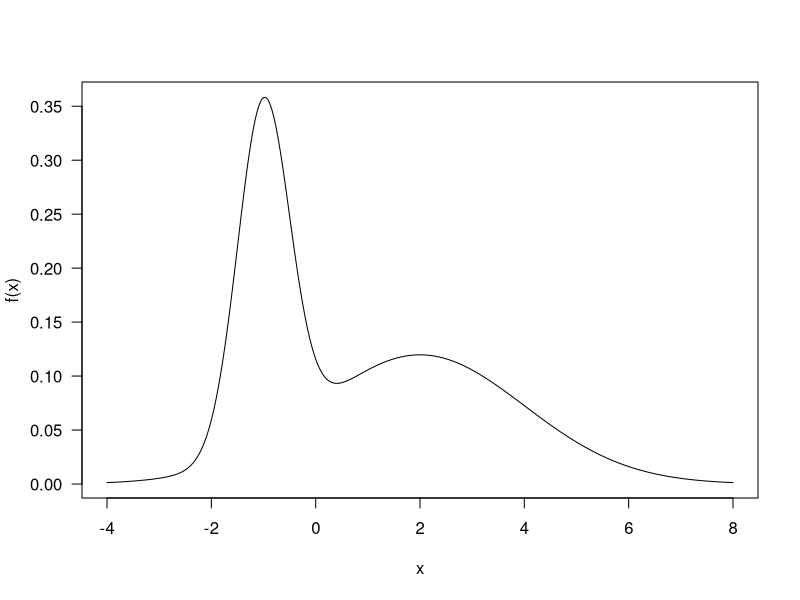
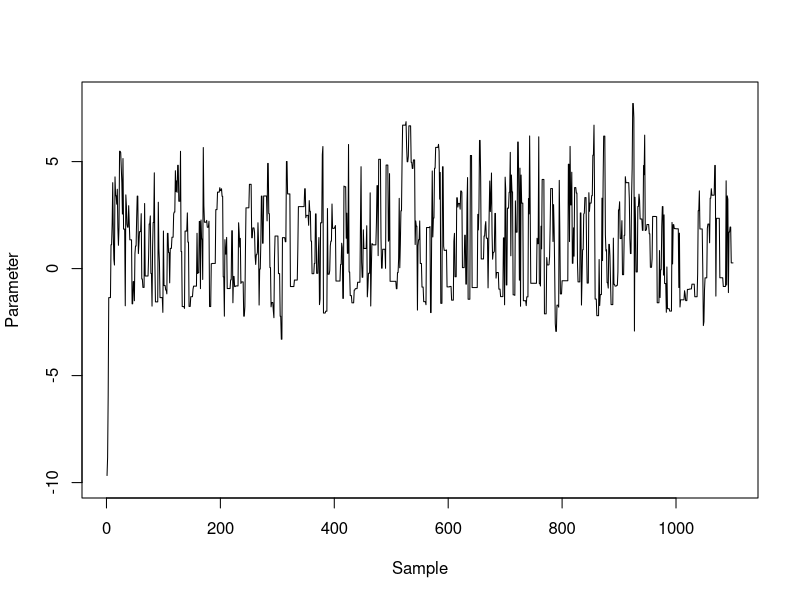
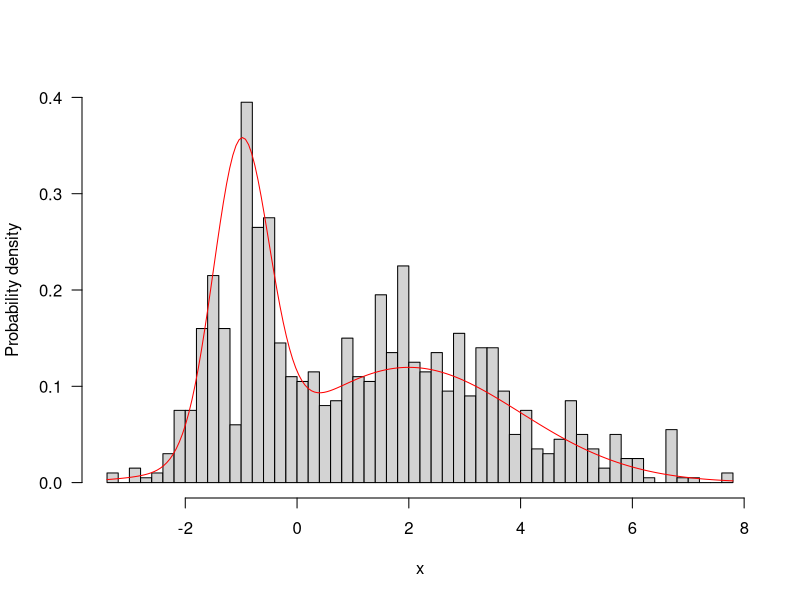
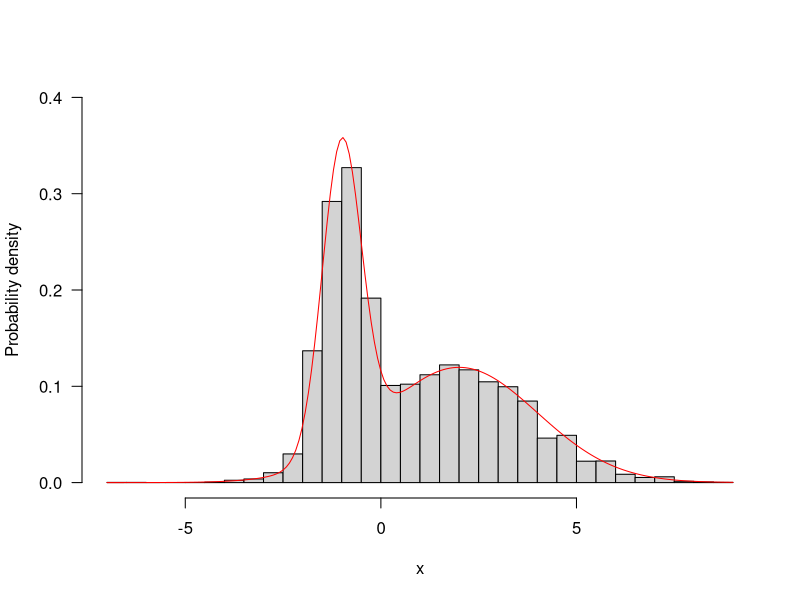
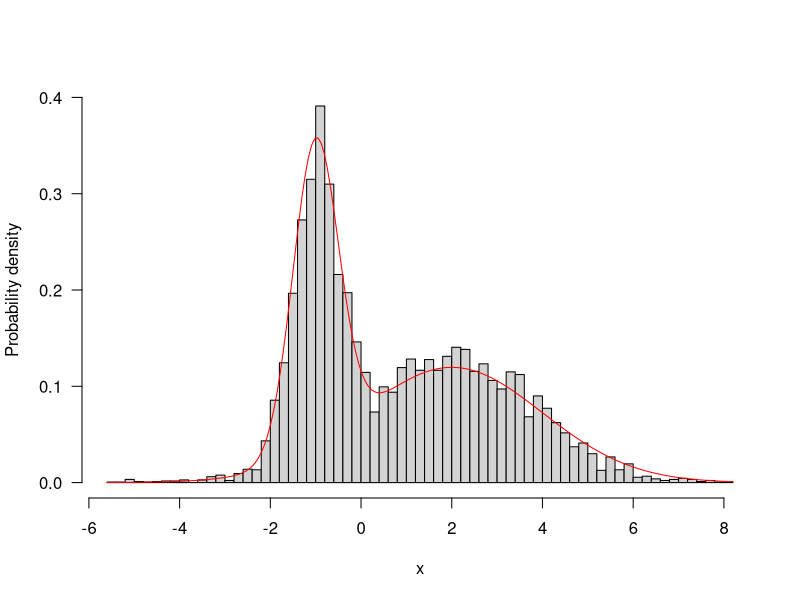
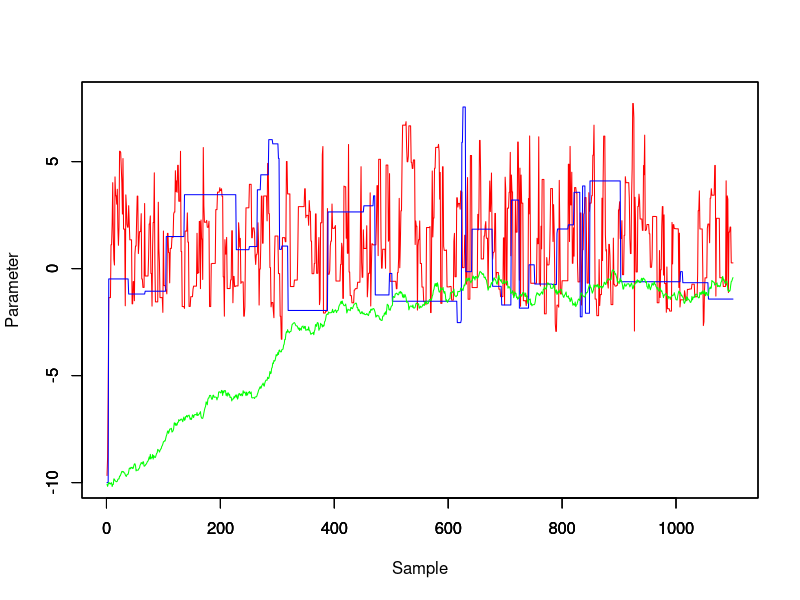
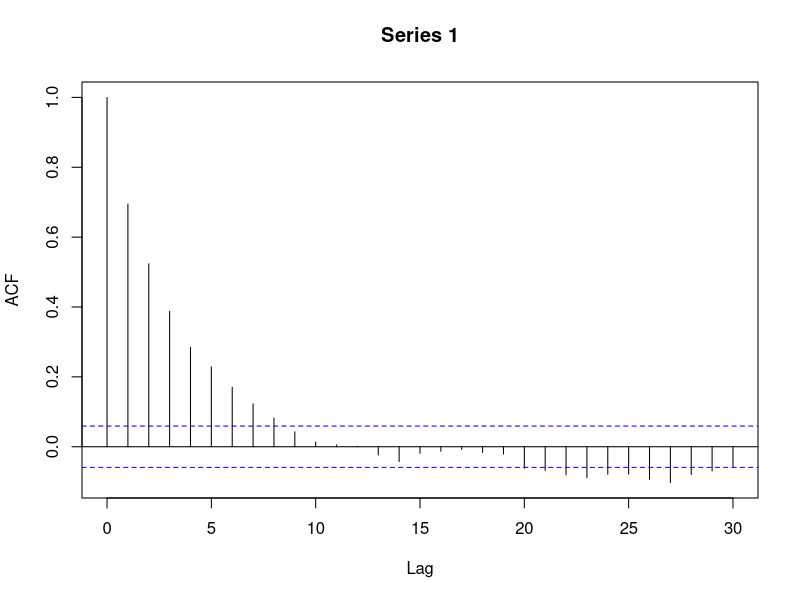
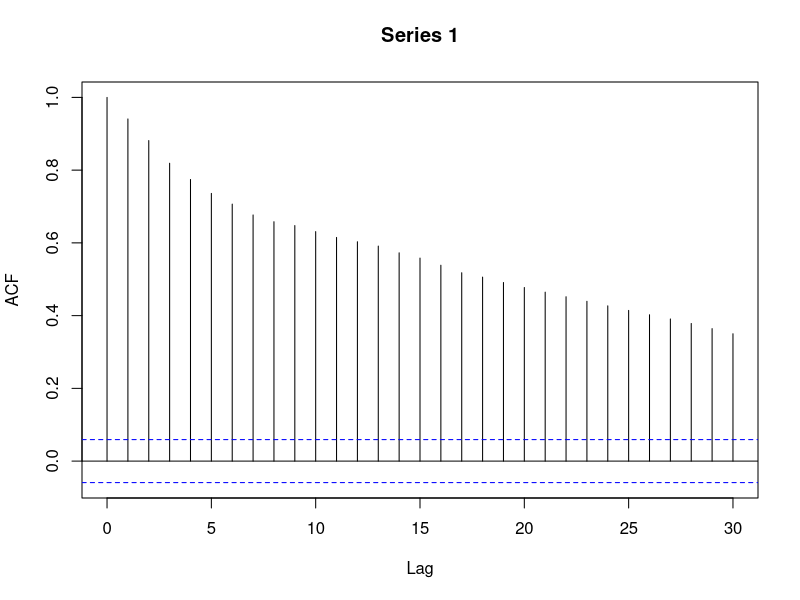

Write the R code that produced these figures, in order.
setwd('~/Desktop/贝叶斯统计与计算/预习R代码/L14')

# MCMC算法非常重要，但也很晦涩，可以参照如下两篇文章来理解
# https://zhuanlan.zhihu.com/p/37121528
# https://zhuanlan.zhihu.com/p/109978580

# 独立蒙特卡洛方法的局限性
# 在贝叶斯统计的实践中，从后验分布中采样的能力是很重要的
# 直接采样(Direct sampling)
# 有时很难找到反函数
# 拒绝采样和重要性采样
# 如果建议分布(proposal density)和目标分布有很大的不同, 方法效率就会很低
# 然而构建一个与目标分布类似的建议分布很困难
# MCMC(Markov chain Monte Carlo)
# 使用适应性的建议分布而非固定的建议分布

# Markov chain(马尔可夫链)
# Markov chain是一类随机过程，随机过程即一个依赖于时间参数的随机变量序列
# Markov chain的当前状态只与前一个状态有关，而与其他状态无关

# MCMC算法成功的关键不是因为马尔可夫链的马尔可夫性
# 而是因为从任意概率分布样本开始，代入马尔科夫链的状态转移矩阵
# 经过一系列转换，最终可以收敛到服从稳定概率分布的样本
# 在马尔可夫链收敛后，继续沿着马尔可夫链采样，就可以得到一系列服从平稳分布的样本

# The Metropolis algorithm
# 下面要采样的目标分布是两个正态分布的加权和，使用Metropolis算法采样，并绘制轨迹

# target distribution: f(x)
p <- 0.4
mu <- c(-1, 2)
sd <- c(0.5, 2)
f <- function(x) {
  p * dnorm(x, mu[1], sd[1]) + (1 - p) * dnorm(x, mu[2], sd[2])
}
curve(f(x), -4, 8, n = 301, las = 1)

# define proposal density q(x)
q <- function(x) {
  return (rnorm(1, x, 4))
}

# define the step
step <- function(x, f, q) {
  # Pick new point
  xp <- q(x)
  # Acceptance probability
  alpha <- min(1, f(xp) / f(x))
  # Accept new point with probability alpha
  if (runif(1) < alpha) {
    x <- xp
  }
  # Returning the point
  return (x)
}

run <- function(x, f, q, nsteps) {
  res <- matrix(NA, nsteps, length(x))
  for (i in seq_len(nsteps)) {
    # seq_len(x): 生成1:x的向量序列
    res[i, ] <- x <- step(x, f, q)
  }
  return(res)
}
res <- run(-10, f, q, 1100)

# Trace plot(1100 samples, with the first 100 burn-in)
plot(res, type = 'l', xlab = 'Sample', ylab = 'Parameter', ylim = c(-10, 8))

# 采样结果和目标分布相似吗?
hist(res[101:1100], 50, freq=FALSE, main="", ylim=c(0, 0.4), las=1,
     xlab="x", ylab="Probability density")
z <- integrate(f, -Inf, Inf)$value
curve(f(x) / z, add=TRUE, col="red", n=200)

# Exercise
# 1.Try 10000 samples
res1 <- run(-10, f, q, 10000)
hist(res1[1000:10000], 50, freq=FALSE, main="", ylim=c(0, 0.4), las=1,
     xlab="x", ylab="Probability density")
curve(f(x), add=TRUE, col="red", n=200)

# 2.Try different initial values (even very unrealistic ones)
res2 <- run(-50, f, q, 10000)
hist(res2[1000:10000], 50, freq=FALSE, main="", ylim=c(0, 0.4), las=1,
     xlab="x", ylab="Probability density")
curve(f(x), add=TRUE, col="red", n=200)

# 3.Try different values of standard deviation for q(e.g.: 50, 0.1)
# Plot their trace plots together with the previous one. Calculate their acceptance rates
n <- 0
q1 <- function(x) {
  return (rnorm(1, x, 50))
}

step <- function(x, f, q) {
  # Pick new point
  xp <- q(x)
  # Acceptance probability
  alpha <- min(1, f(xp) / f(x))
  # Accept new point with probability alpha
  if (runif(1) < alpha) {
    x <- xp
    n <<- n + 1
  }
  # Returning the point
  return (x)
}

run <- function(x, f, q, nsteps) {
  res <- matrix(NA, nsteps, length(x))
  for (i in seq_len(nsteps))
    # seq_len(x): 生成1:x的向量序列
    res[i, ] <- x <- step(x, f, q)
  return(res)
}

res3_1 <- run(-10, f, q1, 1100)
cat('Accept rate: ', n/1100, "\n")

q2 <- function(x) {
  return (rnorm(1, x, 0.1))
}

n <- 0 
res3_2 <- run(-10, f, q2, 1100)
cat('Accept rate: ', n/1100, "\n")

plot(res, type = 'l', xlab = 'Sample', ylab = 'Parameter', ylim = c(-10, 8), col = 'red')
par(new = TRUE)  # 是否叠加新图形，每运行一次该命令叠加一次
plot(res3_1, type = 'l', xlab = '', ylab = '', ylim = c(-10, 8), col = 'blue')
par(new = TRUE)  # 是否叠加新图形，每运行一次该命令叠加一次
plot(res3_2, type = 'l', xlab = '', ylab = '', ylim = c(-10, 8), col = 'green')

# 4.Based on 3, plot the autocorrelation plots of the three traces
acf(res)
acf(res3_1)
acf(res3_2)

# Findings
# 对于随机游走建议分布，接受率过高或过低都是不好的
# 到底什么是过高和过低?
# 这取决于很多因素，包括目标分布和建议分布
# 一个粗略的规则是将接受率设定在20%到70%之间
# 如果接受率超出这个范围，可以将建议分布的方差翻倍或减半
# 在马尔可夫链中相邻两个状态的相关性越低越好
# 马尔可夫链的效率可以用有效样本量(effective sample size)来衡量
# 有效样本量可以用R包coda的函数effectiveSize来计算
library('coda')
effectiveSize(res)
effectiveSize(res1)
effectiveSize(res2)
effectiveSize(res3_1)
effectiveSize(res3_2)

# The Metropolis Hastings algorithm
# 2-dimension example
# make.mvn: 输入均值向量和协方差矩阵，输出多元正态分布的密度函数
make.mvn <- function(mean, vcv) {
  logdet <- as.numeric(determinant(vcv, TRUE)$modulus)
  # determinant(x, logarithm = TRUE): 如果逻辑表达式为TRUE, 则返回矩阵行列式的对数
  tmp <- length(mean) * log(2 * pi) + logdet
  vcv.i <- solve(vcv)
  # solve(A, b): 解形如AX=b的矩阵方程
  # 如果没有输入b的值，b将被视为单位矩阵，solve(A)将返回A的逆矩阵
  function(x) {
    dx <- x - mean
    exp(-(tmp + rowSums((dx %*% vcv.i) * dx))/2)
    # rowSums(x) = apply(x, 1, sum)
    # rowSums: 对矩阵按行求和
  }
}

mu1 <- c(-1, 1) # f1的均值向量
mu2 <- c(2, -2) # f2的均值向量
vcv1 <- matrix(c(1, 0.25, 0.25, 1.5), 2, 2) # f1的协方差矩阵
vcv2 <- matrix(c(2, -0.5, -0.5, 2), 2, 2) # f2的协方差矩阵
f1 <- make.mvn(mu1, vcv1) # 二元正态分布密度函数f1
f2 <- make.mvn(mu2, vcv2) # 二元正态分布密度函数f2
f <- function(x) {
  f1(x) + f2(x)
} # Target density(目标分布): f
x <- seq(-5, 6, length = 71)
y <- seq(-7, 6, length = 61)
xy <- expand.grid(x = x, y = y)
# expand.grid: 用于生成表格式的数据框，对应每个y，都会把所有的x都重复一遍
# xy数据框的每一行为二维平面的一个点，共有length(x)*length(y)行
z <- matrix(apply(as.matrix(xy), 1, f), length(x), length(y))
# 对xy的每一行应用密度函数f，并将结果储存为length(x)*length(y)的矩阵
# z矩阵的每一个元素为对应点(x, y)的概率密度
image(x, y, z, las = 1)
# image: 创建一个彩色或灰度矩形网格，其颜色与z中的值相对应
contour(x, y, z, add = TRUE)
# contour: 创建等高线图，或者向现有的图中添加等高线

# Metropolis sampling
# define proposal density q(x)
q <- function(x, d = 8) {
  x + runif(length(x), -d/2, d/2)
}
x0 <- c(-4, -4)
set.seed(1)
# set.seed(): 设定生成随机数的种子，使生成的随机数保持不变
samples <- run(x0, f, q, 1000)
image(x, y, z, xlim = range(x, samples[, 1]), ylim = range(x, samples[, 2]))
# image: 创建一个彩色或灰度矩形网格，其颜色与z中的值相对应
contour(x, y, z, add = TRUE)
# contour: 创建等高线图，或者向现有的图中添加等高线
lines(samples[, 1], samples[, 2], col = "#00000088")
# 生成MCMC采样的轨迹

# More samples
samples <- run(x0, f, q, 100000)
smoothScatter(samples)
# smoothScatter: 生成一个带有平滑颜色密度的散点图
contour(x, y, z, add=TRUE)
# contour: 创建等高线图，或者向现有的图中添加等高线

# Indirect method v.s. Metropolis Hastings
# 相同点:
# 1.都需要一个建议分布
# 2.建议分布与目标分布的近似程度越好时，两者都更有效
# 3.都涉及某种形式的接受/拒绝
# 不同点:
# Indirect method产生独立样本，MH样本存在相关性
# Indirect method要求p(x)/q(x)对所有x都是有限的
# 当x是高维向量时, MH更有效

# Gibbs sampling
# 标准的Metropolis算法在每一步都更新整个参数向量
# 因此一个p维的参数向量必须有一个p维的建议分布q
# Gibbs sampling的巧妙之处在于它把复杂的高维问题分解成简单的低维问题，从而简化了高维问题

# Advantages of Gibbs sampling:
# 1.不需要固定的建议分布
# 2.接受率为1，每一个采样点都会被接受

# Disadvantages of Gibbs sampling:
# 1.需要推导出条件概率分布
# 2.需要较为容易地从条件概率分布中获得随机样本
# 3.如果参数是相关的，算法可能会收敛的非常慢

# 在Gibbs sampling中应用Metropolis
# 即使单个条件分布不容易模拟，Metropolis Hastings也可以在Gibbs sampling的每一步中使用
# 这种方法非常有效，因为它将一个多变量问题分解成更小的单变量问题来求解

# The Bayesian linear regression model(贝叶斯线性回归)
# 频率学派的观点是，模型参数是固定的、未知的常量
# 贝叶斯学派的观点是，模型参数是未知的变量，它自身也是服从某个概率分布的
# 贝叶斯学派使用概率分布而非点估计来构建线性回归
# 我们只知道模型参数的先验分布，需要通过观察到的数据来进行调整，得到后验分布
# 贝叶斯线性回归的目的不是找到模型参数的单一最佳值，而是确定模型参数的后验分布
